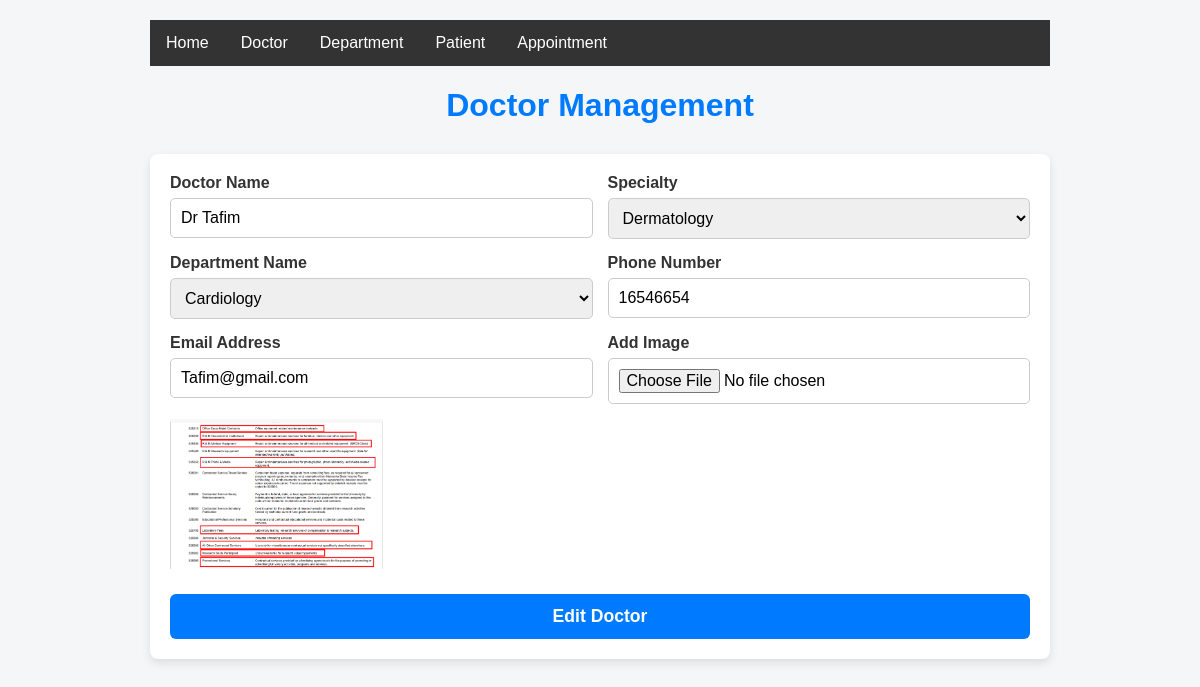
Before: /DoctoreditPage/6 with the older database file.
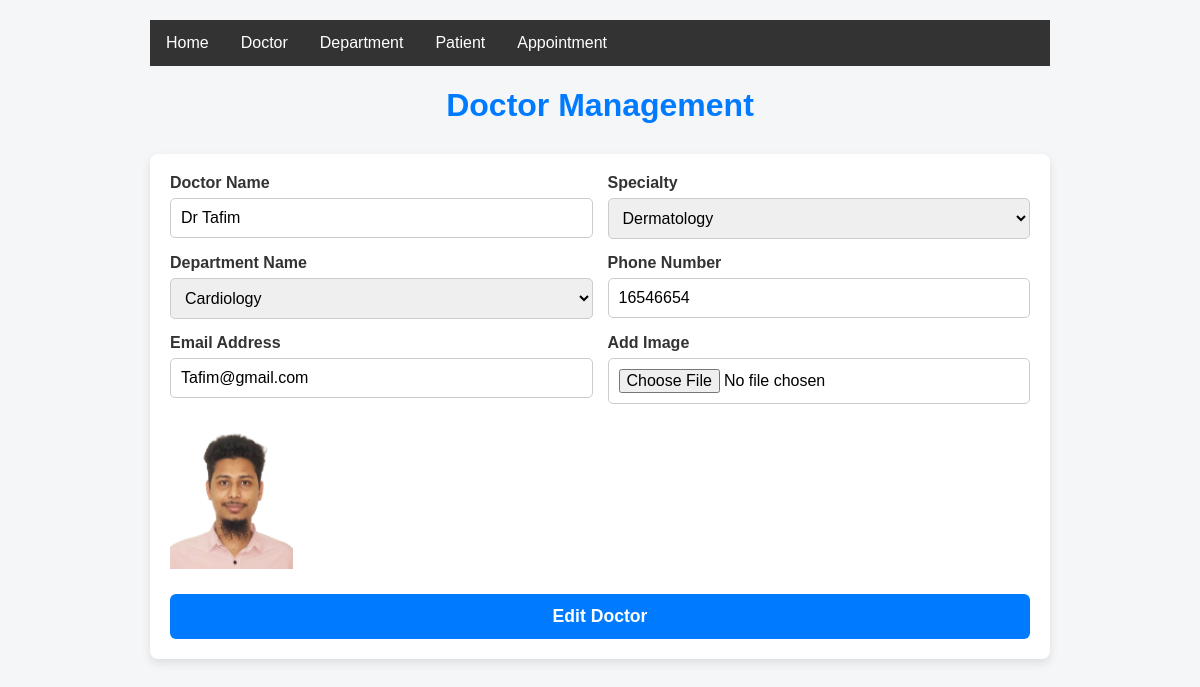
After: the same page with the newer database file.
### myApp/models.py (models this page shows, shortened)
class DoctorModel(models.Model):
    DoctorName=models.CharField(max_length=100,null=True)
    Specialization=models.CharField(max_length=100,null=True)
    phone=models.CharField(max_length=100,null=True)
    email=models.EmailField(max_length=100,null=True)
    department=models.ForeignKey(DepartmentModel,max_length=100,null=True,on_delete=models.CASCADE,related_name="my_department")
    doctor_image=models.ImageField(null=True,upload_to="Media/Doctor_Picture")

class DepartmentModel(models.Model):
    DepartmentName=models.CharField(max_length=100,null=True)
    DepartmentDescription=models.TextField(max_length=100,null=True)

### myApp/views.py (the view, shortened to what this page needs)
# urls.py: path('DoctoreditPage/<int:id>',DoctoreditPage,name="DoctoreditPage"),
def DoctoreditPage(request,id):
    departments=DepartmentModel.objects.all()
    doctor=DoctorModel.objects.get(id=id)
    context={
        'departments':departments,
        'doctor':doctor,
    }
    return render(request,"DoctoreditPage.html",context)

### Templates/DoctoreditPage.html (shortened to what this page needs)
{% extends 'base.html' %}
{% block body %}
<h1>Doctor Management</h1>
  <form method="POST" action="" enctype="multipart/form-data">
    <div>
      <label for="name">Doctor Name</label>
      <input type="text" id="name" value="{{doctor.DoctorName}}" name="name" placeholder="Enter Name" required />
    </div>
    <div>
      <label for="specialty">Specialty</label>
      <select id="specialty" name="specialty" required>
        <option value="Dermatology" {% if doctor.Specialization == 'Dermatology' %}selected{% endif %} > Dermatology</option>
      </select>
    </div>
     <div>
      <label for="specialty">Department Name</label>
      <select id="specialty" name="Departmet_id" required>
        {% for i in departments %}
        <option value="{{i.id}}"
        {% if doctor.department.id == i.id %}
          selected
        {% endif %}
           >{{i.DepartmentName}}</option>
        {% endfor %}
      </select>
    </div>
    <div>
      <label for="phone">Phone Number</label>
      <input type="tel" id="phone" name="phone" value="{{doctor.phone}}" placeholder="+1234567890" required />
    </div>
    <div>
      <label for="email">Email Address</label>
      <input type="email" id="email" name="email" value="{{doctor.email}}" placeholder="doctor@example.com" required />
    </div>
    <div>
      <label for="email">Add Image</label>
      <input type="file" id="email" name="new_Image" />
    </div>
     {% if doctor.doctor_image %}
            <img src="{{doctor.doctor_image.url}}" height="150px" alt="">
        {% endif %}
    <button type="submit">Edit Doctor</button>
  </form>
{% endblock body %}

Changed rows visible on the page:
changed DoctorModel "Dr Tafim": doctor_image: a different picture
